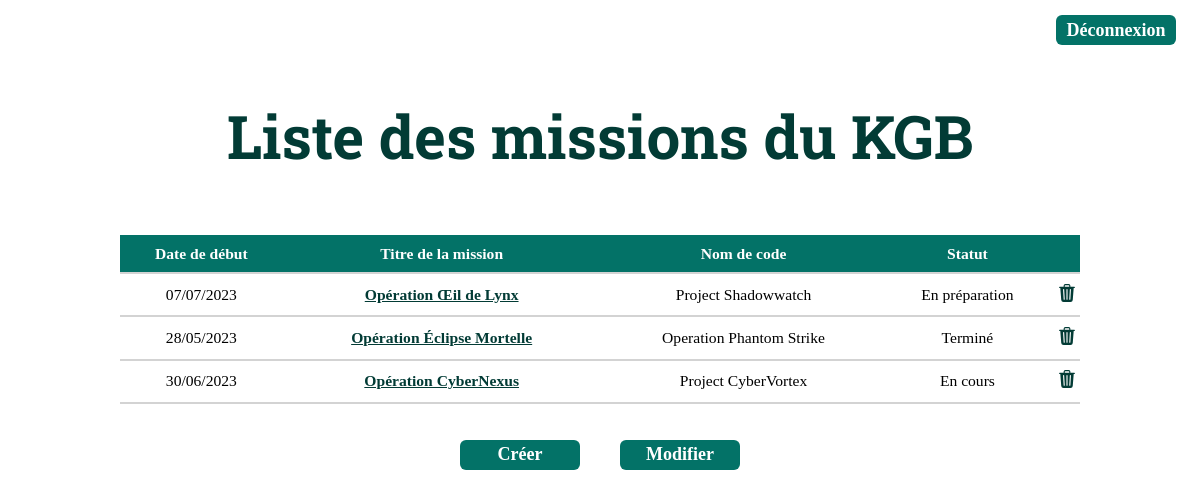
The page /app/views/home.php (signed in) on the database its author committed.
### tables this page shows
CREATE TABLE Missions
(
    id CHAR(36) PRIMARY KEY NOT NULL,
    title VARCHAR(250) NOT NULL,
    description TEXT(500) NOT NULL,
    codeName VARCHAR(250) NOT NULL UNIQUE,
    country VARCHAR(100) NOT NULL,
    startDate DATE NOT NULL,
    endDate DATE NOT NULL,
    speciality_id INT NOT NULL,
    missionstatuses_id INT NOT NULL,
    missiontype_id INT NOT NULL,
    FOREIGN KEY (speciality_id) REFERENCES Specialities(id) ON DELETE CASCADE,
    FOREIGN KEY (missionstatuses_id) REFERENCES MissionStatuses(id) ON DELETE CASCADE,
    FOREIGN KEY (missiontype_id) REFERENCES MissionTypes(id) ON DELETE CASCADE
);

CREATE TABLE MissionStatuses
(
    id INT PRIMARY KEY NOT NULL AUTO_INCREMENT,
    status VARCHAR(150) NOT NULL
);

### app/classes/Mission.php (called while the page is built, shortened)
<?php
require_once "Speciality.php";
require_once "MissionStatus.php";
require_once "MissionType.php";
class Mission
{
    private string $id;
    private string $title;
    private string $codeName;
    private string $startDate;
    private ?Speciality $speciality;
    private ?MissionStatus $missionStatus;
    private ?MissionType $missionType;
    private \PDO $pdo;
    private static array $missions = [];
    public function __construct($pdo, string $id = '', string $title = '', string $description = '', string $codeName = '', string $country = '', string $startDate = '', string $endDate = '', Speciality $speciality = null, MissionStatus $missionStatus = null, MissionType $missionType = null)    {
        $this->pdo = $pdo;
        $this->id = $id;
        $this->title = $title;
        $this->codeName = $codeName;
        $this->startDate = $startDate;
        $this->speciality = $speciality;
        $this->missionStatus = $missionStatus;
        $this->missionType = $missionType;
        self::$missions[$id] = $this;
    }
    public function getAllMissions(): array
    {
        $query = "SELECT * FROM Missions";
        $stmt = $this->pdo->prepare($query);
        $stmt->execute();
        $missionsData = $stmt->fetchAll(\PDO::FETCH_ASSOC);
        $missions = [];
        foreach ($missionsData as $missionData) {
            $id = $missionData['id'];
            $title = $missionData['title'];
            $description = $missionData['description'];
            $codeName = $missionData['codeName'];
            $country = $missionData['country'];
            $startDate = $missionData['startDate'];
            $endDate = $missionData['endDate'];
            $specialityId = $missionData['speciality_id'];
            $missionStatusId = $missionData['missionstatuses_id'];
            $missionTypeId = $missionData['missiontype_id'];
            if (!isset(self::$missions[$id])) {
                if (!$this->speciality) {
                    $this->speciality = new Speciality($this->pdo);
                }
                $speciality = $this->speciality->getSpecialityById($this->pdo, $specialityId);
                if (!$this->missionStatus) {
                    $this->missionStatus = new MissionStatus($this->pdo);
                }
                $missionStatus = $this->missionStatus->getMissionStatusById($this->pdo, $missionStatusId);
                if (!$this->missionType) {
                    $this->missionType = new MissionType($this->pdo);
                }
                $missionType = $this->missionType->getMissionTypeById($this->pdo, $missionTypeId);
                $mission = new Mission($this->pdo, $id, $title, $description, $codeName, $country, $startDate, $endDate, $speciality, $missionStatus, $missionType);
                self::$missions[$id] = $mission;
            }
            $missions[] = self::$missions[$id];
        }
        return $missions;
    }
    public function getId(): string
    {
        return $this->id;
    }
    public function getTitle(): string
    {
        return $this->title;
    }
    public function getCodeName(): string
    {
        return $this->codeName;
    }
    public function getStartDate(): string
    {
        return $this->startDate;
    }
    public function getMissionStatus(): MissionStatus
    {
        return $this->missionStatus;
    }
}

### app/classes/Speciality.php (called while the page is built, shortened)
<?php
class Speciality
{
    private static array $specialities = [];
    public function __construct($pdo, int $id = NULL, string $speciality = '')
    {
        self::$specialities[$id] = $this;
    }
    public static function getSpecialityById($pdo, int $id)
    {
        if (isset(self::$specialities[$id])) {
            return self::$specialities[$id];
        }
        return null;
    }
    public static function getAllSpecialities($pdo): array
    {
        $query = "SELECT * FROM Specialities";
        $stmt = $pdo->prepare($query);
        $stmt->execute();
        $specialitiesData = $stmt->fetchAll(\PDO::FETCH_ASSOC);
        $specialities = [];
        foreach ($specialitiesData as $specialityData) {
            $id = $specialityData['id'];
            $specialityName = $specialityData['speciality'];
            if (!isset(self::$specialities[$id])) {
                $speciality = new Speciality($pdo, $id, $specialityName);
                self::$specialities[$id] = $speciality;
            }
            $specialities[] = self::$specialities[$id];
        }
        return $specialities;
    }
}

### app/classes/MissionStatus.php (called while the page is built, shortened)
<?php
class MissionStatus
{
    private int $id;
    private string $status;
    private static array $missionStatuses = [];
    public function __construct($pdo, int $id = NULL, string $status = '')
    {
        $this->id = $id ?? 0;
        $this->status = $status;
        self::$missionStatuses[$id] = $this;
    }
    public static function getMissionStatusById($pdo, int $id)
    {
        if (isset(self::$missionStatuses[$id])) {
            return self::$missionStatuses[$id];
        }
        return null;
    }
    public static function getAllMissionStatuses($pdo): array
    {
        $query = "SELECT * FROM MissionStatuses";
        $stmt = $pdo->prepare($query);
        $stmt->execute();
        $missionStatusesData = $stmt->fetchAll(\PDO::FETCH_ASSOC);
        $missionStatuses = [];
        foreach ($missionStatusesData as $missionStatusData) {
            $missionStatusId = $missionStatusData['id'];
            if (!isset(self::$missionStatuses[$missionStatusId])) {
                $missionStatus = new MissionStatus($pdo, $missionStatusId, $missionStatusData['status']);
                self::$missionStatuses[$missionStatusId] = $missionStatus;
            }
            $missionStatuses[] = self::$missionStatuses[$missionStatusId];
        }
        return $missionStatuses;
    }
    public function getId(): int
    {
        return $this->id;
    }
    public function getStatus(): string
    {
        return $this->status;
    }
}

### app/classes/MissionType.php (called while the page is built, shortened)
<?php
class MissionType
{
    private static array $missionTypes = [];
    public function __construct($pdo, int $id = NULL, string $type = '')
    {
        self::$missionTypes[$id] = $this;
    }
    public static function getMissionTypeById($pdo, int $id)
    {
        if (isset(self::$missionTypes[$id])) {
            return self::$missionTypes[$id];
        }
        return null;
    }
    public static function getAllMissionTypes($pdo): array
    {
        $query = "SELECT * FROM MissionTypes";
        $stmt = $pdo->prepare($query);
        $stmt->execute();
        $missionTypesData = $stmt->fetchAll(\PDO::FETCH_ASSOC);
        $missionTypes = [];
        foreach ($missionTypesData as $missionTypeData) {
            $missionTypeId = $missionTypeData['id'];
            if (!isset(self::$missionTypes[$missionTypeId])) {
                $missionType = new MissionType($pdo, $missionTypeId, $missionTypeData['type']);
                self::$missionTypes[$missionTypeId] = $missionType;
            }
            $missionTypes[] = self::$missionTypes[$missionTypeId];
        }
        return $missionTypes;
    }
}

### app/views/home.php (the view, shortened to what this page needs)
<?php
require_once '../../config/database.php';
require_once '../classes/Mission.php';
require_once '../classes/Speciality.php';
require_once '../classes/MissionStatus.php';
require_once '../classes/MissionType.php';
$missionObj = new Mission($pdo);
$missionStatuses = MissionStatus::getAllMissionStatuses($pdo);
$missions = $missionObj->getAllMissions($pdo);
?>
<!DOCTYPE html>
<html lang="fr">
<head>
    <link rel="stylesheet" href="../../public/css/home.css">
</head>
<body>
    <header id="homeHeader">
        <div id="logContainer">
            <div id="logButton" class="button">
                <?php
                if (isset($_SESSION['admin'])) {
                    echo "<a href='../controllers/logoutController.php' class='link'>Déconnexion</a>";
                } else {
                    echo "<a href='loginForm.php' id='logLink'>Se connecter</a>";
                }
                ?>
            </div>
        </div>
    </header>
    <h1>Liste des missions du KGB</h1>
    <table>
        <tr>
            <th>Date de début</th>
            <th>Titre de la mission</th>
            <th>Nom de code</th>
            <th>Statut</th>
            <th></th>
        </tr>
        <?php foreach ($missions as $mission) : ?>
            <tr>
                <td>
                <?php
                    $startDate = $mission->getStartDate();
                    $startDateObj = DateTime::createFromFormat('Y-m-d', $startDate);
                    $formattedStartDate = $startDateObj->format('d/m/Y');
                    echo $formattedStartDate;
                ?></td>
                <td><a href="missionDetails.php?mission=<?php echo $mission->getId(); ?>"><?php echo $mission->getTitle(); ?></a></td>
                <td><?php echo $mission->getCodeName(); ?></td>
                <td>
                <?php
                    $missionStatus = MissionStatus::getMissionStatusById($pdo, $mission->getMissionStatus()->getId());
                    echo $missionStatus->getStatus();
                ?>
                </td>
                <td>
                <?php
                    $missionId = $mission->getId();
                    if(isset($_SESSION['admin'])) {
                        echo "<a href='../controllers/deleteMissionController.php?mission=" . $missionId . "' id='deleteButton' class='' onclick='return confirmDelete();'>
                                <svg xmlns='http://www.w3.org/2000/svg' width='1.5vw' height='1.5vw' fill='currentColor' class='bi bi-trash3-fill' viewBox='0 0 16 16'>
                                    <path d='M11 1.5v1h3.5a.5.5 0 0 1 0 1h-.538l-.853 10.66A2 2 0 0 1 11.115 16h-6.23a2 2 0 0 1-1.994-1.84L2.038 3.5H1.5a.5.5 0 0 1 0-1H5v-1A1.5 1.5 0 0 1 6.5 0h3A1.5 1.5 0 0 1 11 1.5Zm-5 0v1h4v-1a.5.5 0 0 0-.5-.5h-3a.5.5 0 0 0-.5.5ZM4.5 5.029l.5 8.5a.5.5 0 1 0 .998-.06l-.5-8.5a.5.5 0 1 0-.998.06Zm6.53-.528a.5.5 0 0 0-.528.47l-.5 8.5a.5.5 0 0 0 .998.058l.5-8.5a.5.5 0 0 0-.47-.528ZM8 4.5a.5.5 0 0 0-.5.5v8.5a.5.5 0 0 0 1 0V5a.5.5 0 0 0-.5-.5Z'/>
                                </svg>
                                <span class='tooltip'>Supprimer</span>
                            </a>";
                    }
                ?>
                </td>
            </tr>
        <?php endforeach; ?>
    </table>
        <?php if (isset($_SESSION['admin'])) { ?>
            <div class="adminButtonContainer">
                <div id="createButton" class="button adminButton" >
                    <a href='../views/dashboardCreate.php' id='createLink' class="link">Créer</a>
                </div>
                <div id="editButton" class="button adminButton">
                    <a href='../views/dashboardEdit.php' id='editLink' class="link">Modifier</a>
                </div>
            </div>
        <?php } ?>
</body>
</html>

### public/css/home.css (style rules this page uses)
body { font-family: 'Didot', serif; font-size: 1.3vw; margin: 0; padding: 0; }
#homeHeader { height: 5vw; margin: 0; padding: 0; width: 100%; display: flex; flex-direction: row; justify-content: end; align-items: center; }
#logContainer { display: flex; align-items: center; justify-content: flex-end; margin-right: 2vw; }
.button { display: flex; align-items: center; justify-content: center; width: 10vw; height: 2.5vw; background: rgb(3, 114, 103); border-radius: 6px; }
.link { color: white; text-decoration: none; font-size: 1.5vw; font-weight: bold; }
h1 { display: flex; justify-content: center; margin-bottom: 5%; margin-top: 3%; font-family: 'Roboto Slab', serif; font-size: 5vw; color: rgb(2, 59, 53); }
table, th, td { border-bottom: 2px solid lightgray; border-collapse: collapse; }
table { margin: auto; width: 80%; }
th, td { padding: 1%; }
th { background-color: rgb(3, 114, 103); color: white; }
td { text-align: center; }
a { color: rgb(2, 59, 53); font-weight: 600; }
#deleteButton { position: relative; }
.adminButtonContainer { margin-top: 3vw; width: 100%; text-align: center; }
.adminButton { display: inline-flex; align-items: center; justify-content: center; text-align: center; position: relative; }
#createButton { margin-right: 3vw; }

### rows shown on the page
missions: startDate "07/07/2023", title "Opération Œil de Lynx", codeName "Project Shadowwatch", missionstatuses.status "En préparation"
missions: startDate "28/05/2023", title "Opération Éclipse Mortelle", codeName "Operation Phantom Strike", missionstatuses.status "Terminé"
missions: startDate "30/06/2023", title "Opération CyberNexus", codeName "Project CyberVortex", missionstatuses.status "En cours"
